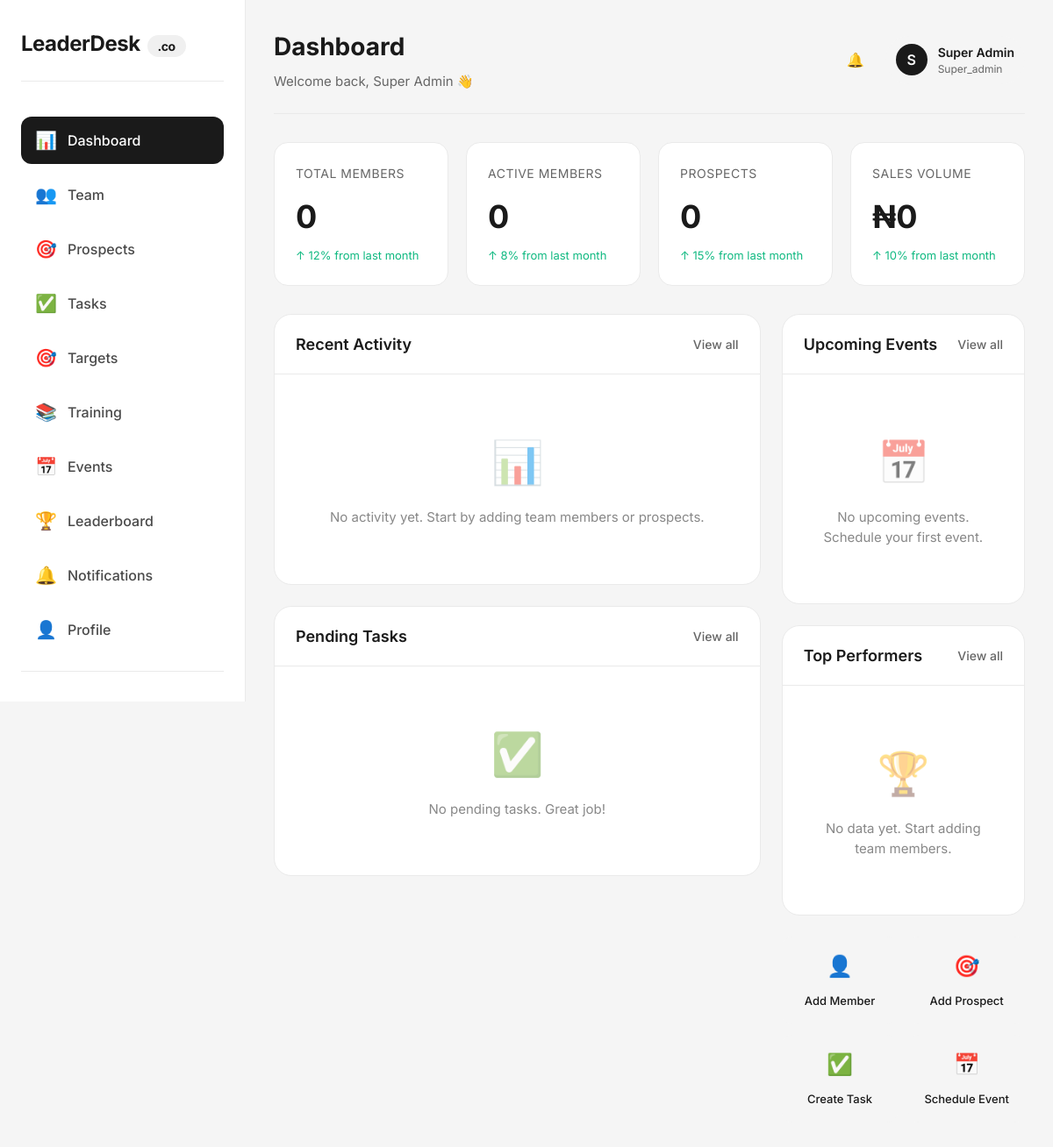
/dashboard.php (signed in), run on the app's committed database.
### tables this page shows
CREATE TABLE `users` (
  `id` int(11) NOT NULL AUTO_INCREMENT,
  `name` varchar(100) NOT NULL,
  `email` varchar(100) NOT NULL,
  `phone` varchar(20) DEFAULT NULL,
  `password` varchar(255) NOT NULL,
  `role` enum('super_admin','team_leader','member') DEFAULT 'member',
  `upgrade_requested` tinyint(4) DEFAULT 0,
  `team_id` int(11) DEFAULT NULL,
  `status` enum('active','inactive','suspended') DEFAULT 'active',
  `created_at` timestamp NOT NULL DEFAULT current_timestamp(),
  `updated_at` timestamp NOT NULL DEFAULT current_timestamp() ON UPDATE current_timestamp(),
  `last_login` timestamp NULL DEFAULT NULL,
  PRIMARY KEY (`id`),
  UNIQUE KEY `email` (`email`)
);

### includes/auth_check.php (called while the page is built, shortened)
<?php
$stmt = $pdo->prepare("SELECT u.*, t.team_name, t.subscription_status, tb.primary_color, tb.logo_url, tb.tagline
                       FROM users u
                       LEFT JOIN teams t ON u.team_id = t.id
                       LEFT JOIN team_branding tb ON u.team_id = tb.team_id
                       WHERE u.id = ?");
$stmt->execute([$_SESSION['user_id']]);
$current_user = $stmt->fetch();
?>

### dashboard.php (the view, shortened to what this page needs)
<?php
require_once 'config/database.php';
require_once 'includes/auth_check.php';
$stats = [];
$stmt = $pdo->prepare("SELECT COUNT(*) FROM users WHERE team_id = ? AND role = 'member'");
$stmt->execute([$current_user['team_id']]);
$stats['total_members'] = $stmt->fetchColumn();
$stmt = $pdo->prepare("SELECT COUNT(*) FROM users WHERE team_id = ? AND role = 'member' AND status = 'active'");
$stmt->execute([$current_user['team_id']]);
$stats['active_members'] = $stmt->fetchColumn();
$stmt = $pdo->prepare("SELECT COUNT(*) FROM users WHERE team_id = ? AND role = 'member' AND MONTH(created_at) = MONTH(CURDATE())");
$stmt->execute([$current_user['team_id']]);
$stats['new_members'] = $stmt->fetchColumn();
$stmt = $pdo->prepare("SELECT COUNT(*) FROM prospects WHERE team_id = ?");
$stmt->execute([$current_user['team_id']]);
$stats['prospects'] = $stmt->fetchColumn();
$stmt = $pdo->prepare("SELECT SUM(total_sales) FROM member_profiles WHERE team_id = ?");
$stmt->execute([$current_user['team_id']]);
$stats['sales_volume'] = $stmt->fetchColumn() ?: 0;
$stmt = $pdo->prepare("SELECT al.*, u.name as user_name FROM activity_logs al JOIN users u ON al.user_id = u.id WHERE al.team_id = ? ORDER BY al.created_at DESC LIMIT 5");
$stmt->execute([$current_user['team_id']]);
$recent_activities = $stmt->fetchAll();
$stmt = $pdo->prepare("SELECT * FROM events WHERE team_id = ? AND event_date >= CURDATE() ORDER BY event_date ASC LIMIT 3");
$stmt->execute([$current_user['team_id']]);
$upcoming_events = $stmt->fetchAll();
$stmt = $pdo->prepare("SELECT t.*, u.name as assigned_to_name FROM tasks t LEFT JOIN users u ON t.assigned_to = u.id WHERE t.team_id = ? AND t.status = 'pending' ORDER BY t.due_date ASC LIMIT 5");
$stmt->execute([$current_user['team_id']]);
$pending_tasks = $stmt->fetchAll();
$stmt = $pdo->prepare("SELECT u.name, mp.activity_score FROM member_profiles mp JOIN users u ON mp.user_id = u.id WHERE mp.team_id = ? ORDER BY mp.activity_score DESC LIMIT 5");
$stmt->execute([$current_user['team_id']]);
$top_performers = $stmt->fetchAll();
?>
<!DOCTYPE html>
<html lang="en">
<head>
</head>
<body>
    <div class="app">
        <aside class="sidebar">
            <div class="sidebar-logo">
                LeaderDesk<span>.co</span>
            </div>
            <ul class="nav-menu">
                <li class="nav-item active">
                    <a href="dashboard.php">
                        <span class="nav-icon">📊</span>
                        Dashboard
                    </a>
                </li>
                <li class="nav-item">
                    <a href="team.php">
                        <span class="nav-icon">👥</span>
                        Team
                    </a>
                </li>
                <li class="nav-item">
                    <a href="prospects.php">
                        <span class="nav-icon">🎯</span>
                        Prospects
                    </a>
                </li>
                <li class="nav-item">
                    <a href="tasks.php">
                        <span class="nav-icon">✅</span>
                        Tasks
                    </a>
                </li>
                <li class="nav-item">
                    <a href="targets.php">
                        <span class="nav-icon">🎯</span>
                        Targets
                    </a>
                </li>
                <li class="nav-item">
                    <a href="training.php">
                        <span class="nav-icon">📚</span>
                        Training
                    </a>
                </li>
                <li class="nav-item">
                    <a href="events.php">
                        <span class="nav-icon">📅</span>
                        Events
                    </a>
                </li>
                <li class="nav-item">
                    <a href="leaderboard.php">
                        <span class="nav-icon">🏆</span>
                        Leaderboard
                    </a>
                </li>
                <li class="nav-item">
                    <a href="notifications.php">
                        <span class="nav-icon">🔔</span>
                        Notifications
                    </a>
                </li>
                <li class="nav-item">
                    <a href="profile.php">
                        <span class="nav-icon">👤</span>
                        Profile
                    </a>
                </li>
                <?php if (isset($current_user) && $current_user['role'] == 'super_admin'): ?>
                    <li class="nav-item" style="margin-top: 20px; border-top: 1px solid #eaeaea; padding-top: 20px;">
                        <a href="admin_dashboard.php">
                            <span class="nav-icon">⚡</span>
                        </a>
                    </li>
                <?php endif; ?>
            </ul>
        </aside>
        <main class="main">
            <div class="top-bar">
                <div class="page-title">
                    <h1>Dashboard</h1>
                    <p>Welcome back, <?php echo htmlspecialchars($current_user['name']); ?> 👋</p>
                </div>
                <div class="user-menu">
                    <div class="notifications">
                        <a href="notifications.php" style="text-decoration: none; color: inherit;">
                            <span>🔔</span>
                        </a>
                    </div>
                    <a href="profile.php" style="text-decoration: none; color: inherit;">
                        <div class="user-profile">
                            <div class="user-avatar">
                                <?php echo strtoupper(substr($current_user['name'], 0, 1)); ?>
                            </div>
                            <div class="user-info">
                                <div class="user-name"><?php echo htmlspecialchars($current_user['name']); ?></div>
                                <div class="user-role"><?php echo ucfirst($current_user['role']); ?></div>
                            </div>
                        </div>
                    </a>
                </div>
            </div>
            <div class="stats-grid">
                <div class="stat-card">
                    <div class="stat-label">Total Members</div>
                    <div class="stat-value"><?php echo $stats['total_members']; ?></div>
                    <div class="stat-trend trend-up">↑ 12% from last month</div>
                </div>
                <div class="stat-card">
                    <div class="stat-label">Active Members</div>
                    <div class="stat-value"><?php echo $stats['active_members']; ?></div>
                    <div class="stat-trend trend-up">↑ 8% from last month</div>
                </div>
                <div class="stat-card">
                    <div class="stat-label">Prospects</div>
                    <div class="stat-value"><?php echo $stats['prospects']; ?></div>
                    <div class="stat-trend trend-up">↑ 15% from last month</div>
                </div>
                <div class="stat-card">
                    <div class="stat-label">Sales Volume</div>
                    <div class="stat-value">₦<?php echo number_format($stats['sales_volume']); ?></div>
                    <div class="stat-trend trend-up">↑ 10% from last month</div>
                </div>
            </div>
            <div class="dashboard-grid">
                <div class="left-column">
                    <div class="dashboard-card">
                        <div class="card-header">
                            <h3>Recent Activity</h3>
                            <a href="#">View all</a>
                        </div>
                        <div class="card-content">
                            <?php if (empty($recent_activities)): ?>
                                <div class="empty-state">
                                    <span>📊</span>
                                    <p>No activity yet. Start by adding team members or prospects.</p>
                                </div>
                            <?php endif; ?>
                        </div>
                    </div>
                    <div class="dashboard-card" style="margin-top: 24px;">
                        <div class="card-header">
                            <h3>Pending Tasks</h3>
                            <a href="tasks.php">View all</a>
                        </div>
                        <div class="card-content">
                            <?php if (empty($pending_tasks)): ?>
                                <div class="empty-state">
                                    <span>✅</span>
                                    <p>No pending tasks. Great job!</p>
                                </div>
                            <?php endif; ?>
                        </div>
                    </div>
                </div>
                <div class="right-column">
                    <div class="dashboard-card">
                        <div class="card-header">
                            <h3>Upcoming Events</h3>
                            <a href="events.php">View all</a>
                        </div>
                        <div class="card-content">
                            <?php if (empty($upcoming_events)): ?>
                                <div class="empty-state">
                                    <span>📅</span>
                                    <p>No upcoming events. Schedule your first event.</p>
                                </div>
                            <?php endif; ?>
                        </div>
                    </div>
                    <div class="dashboard-card" style="margin-top: 24px;">
                        <div class="card-header">
                            <h3>Top Performers</h3>
                            <a href="leaderboard.php">View all</a>
                        </div>
                        <div class="card-content">
                            <?php if (empty($top_performers)): ?>
                                <div class="empty-state">
                                    <span>🏆</span>
                                    <p>No data yet. Start adding team members.</p>
                                </div>
                            <?php endif; ?>
                        </div>
                    </div>
                    <div class="quick-actions">
                        <a href="team.php" class="quick-action">
                            <span>👤</span>
                            <small>Add Member</small>
                        </a>
                        <a href="prospects.php" class="quick-action">
                            <span>🎯</span>
                            <small>Add Prospect</small>
                        </a>
                        <a href="tasks.php" class="quick-action">
                            <span>✅</span>
                            <small>Create Task</small>
                        </a>
                        <a href="events.php" class="quick-action">
                            <span>📅</span>
                            <small>Schedule Event</small>
                        </a>
                    </div>
                </div>
            </div>
        </main>
    </div>
</body>
</html>

### dashboard.php (style rules this page uses)
* { margin: 0; padding: 0; box-sizing: border-box; }
body { font-family: 'Inter', sans-serif; background: #f5f5f5; color: #1a1a1a; line-height: 1.5; }
.app { display: flex; min-height: 100vh; }
.sidebar { width: 280px; background: white; border-right: 1px solid #eaeaea; position: fixed; height: 100vh; overflow-y: auto; padding: 32px 24px; }
.sidebar-logo { font-size: 24px; font-weight: 700; letter-spacing: -0.5px; margin-bottom: 40px; padding-bottom: 24px; border-bottom: 1px solid #eaeaea; }
.sidebar-logo span { background: #f0f0f0; padding: 4px 12px; border-radius: 40px; margin-left: 8px; font-size: 14px; }
.nav-menu { list-style: none; }
.nav-item { margin-bottom: 8px; position: relative; }
.nav-item a { display: flex; align-items: center; padding: 12px 16px; color: #4a4a4a; text-decoration: none; border-radius: 12px; transition: all 0.2s; gap: 12px; font-weight: 500; }
.nav-item.active a { background: #1a1a1a; color: white; }
.nav-icon { font-size: 20px; }
.main { flex: 1; margin-left: 280px; padding: 32px; }
.top-bar { display: flex; justify-content: space-between; align-items: center; margin-bottom: 32px; padding-bottom: 24px; border-bottom: 1px solid #eaeaea; }
.page-title h1 { font-size: 28px; font-weight: 700; margin-bottom: 8px; }
.page-title p { color: #666; font-size: 15px; }
.user-menu { display: flex; align-items: center; gap: 24px; }
.notifications { position: relative; cursor: pointer; }
.user-profile { display: flex; align-items: center; gap: 12px; cursor: pointer; padding: 8px 12px; border-radius: 100px; background: #f5f5f5; }
.user-avatar { width: 36px; height: 36px; background: #1a1a1a; color: white; border-radius: 50%; display: flex; align-items: center; justify-content: center; font-weight: 600; }
.user-info { display: none; }
@media (min-width: 768px) { .user-info { display: block; } }
@media (min-width: 768px) { .user-name { font-weight: 600; font-size: 14px; } }
@media (min-width: 768px) { .user-role { font-size: 12px; color: #666; } }
.stats-grid { display: grid; grid-template-columns: repeat(4, 1fr); gap: 20px; margin-bottom: 32px; }
.stat-card { background: white; padding: 24px; border-radius: 16px; border: 1px solid #eaeaea; transition: transform 0.2s; }
.stat-label { color: #666; font-size: 14px; text-transform: uppercase; letter-spacing: 0.5px; margin-bottom: 12px; }
.stat-value { font-size: 36px; font-weight: 700; color: #1a1a1a; margin-bottom: 8px; }
.stat-trend { display: flex; align-items: center; gap: 4px; font-size: 13px; }
.trend-up { color: #10b981; }
.dashboard-grid { display: grid; grid-template-columns: 2fr 1fr; gap: 24px; }
.dashboard-card { background: white; border-radius: 20px; border: 1px solid #eaeaea; overflow: hidden; }
.card-header { padding: 20px 24px; border-bottom: 1px solid #eaeaea; display: flex; justify-content: space-between; align-items: center; }
.card-header h3 { font-size: 18px; font-weight: 600; }
.card-header a { color: #666; text-decoration: none; font-size: 14px; font-weight: 500; }
.card-content { padding: 24px; }
.quick-actions { display: grid; grid-template-columns: repeat(2, 1fr); gap: 12px; margin-top: 24px; }
.quick-action { background: #f5f5f5; padding: 16px; border-radius: 12px; text-align: center; text-decoration: none; color: #1a1a1a; transition: all 0.2s; }
.quick-action span { display: block; font-size: 24px; margin-bottom: 8px; }
.quick-action small { font-size: 13px; font-weight: 500; }
.empty-state { text-align: center; padding: 40px 20px; color: #888; }
.empty-state span { font-size: 48px; display: block; margin-bottom: 16px; opacity: 0.5; }
.empty-state p { font-size: 15px; }

### data on the page
users: name "Super Admin", name "S", role "Super_admin"

### other printed values
$stats['total_members'] "0"
$stats['active_members'] "0"
$stats['prospects'] "0"
$stats['sales_volume'] "0"
